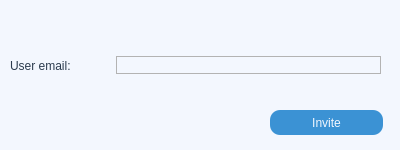
<?xml version="1.0" encoding="UTF-8"?>
<ui version="4.0">
 <class>invite_window</class>
 <widget class="QWidget" name="invite_window">
  <property name="geometry">
   <rect>
    <x>0</x>
    <y>0</y>
    <width>400</width>
    <height>150</height>
   </rect>
  </property>
  <property name="minimumSize">
   <size>
    <width>400</width>
    <height>150</height>
   </size>
  </property>
  <property name="maximumSize">
   <size>
    <width>400</width>
    <height>150</height>
   </size>
  </property>
  <property name="windowTitle">
   <string>Invite</string>
  </property>
  <widget class="QFrame" name="frame">
   <property name="geometry">
    <rect>
     <x>0</x>
     <y>0</y>
     <width>400</width>
     <height>150</height>
    </rect>
   </property>
   <property name="minimumSize">
    <size>
     <width>400</width>
     <height>150</height>
    </size>
   </property>
   <property name="maximumSize">
    <size>
     <width>400</width>
     <height>150</height>
    </size>
   </property>
   <property name="styleSheet">
    <string notr="true">background-color: rgb(243,247,254)</string>
   </property>
   <property name="frameShape">
    <enum>QFrame::NoFrame</enum>
   </property>
   <property name="frameShadow">
    <enum>QFrame::Raised</enum>
   </property>
   <widget class="QPushButton" name="invite_btn">
    <property name="geometry">
     <rect>
      <x>270</x>
      <y>110</y>
      <width>113</width>
      <height>25</height>
     </rect>
    </property>
    <property name="styleSheet">
     <string notr="true">QPushButton {
	background-color: rgb(59, 146, 212);
	color:rgb(243,247,254);
	border: 0px solid;
	border-radius: 10px;
	font: 12pt &quot;Andale Mono&quot;;
}

QPushButton:hover {
	background-color: rgb(243,247,254);
	color:rgb(59, 146, 212);
}</string>
    </property>
    <property name="text">
     <string>Invite</string>
    </property>
   </widget>
   <widget class="QWidget" name="horizontalLayoutWidget">
    <property name="geometry">
     <rect>
      <x>10</x>
      <y>40</y>
      <width>371</width>
      <height>51</height>
     </rect>
    </property>
    <layout class="QHBoxLayout" name="horizontalLayout_2">
     <item>
      <widget class="QLabel" name="label">
       <property name="minimumSize">
        <size>
         <width>100</width>
         <height>0</height>
        </size>
       </property>
       <property name="styleSheet">
        <string notr="true">font: 13pt &quot;Andale Mono&quot;;
color:rgb(43,59,78);</string>
       </property>
       <property name="text">
        <string>User email:</string>
       </property>
      </widget>
     </item>
     <item>
      <widget class="QLineEdit" name="email_input">
       <property name="styleSheet">
        <string notr="true">QLineEdit {
	border: 1px solid rgb(179, 179, 179);
	border-radius:10px;
	color:rgb(43,59,78);
}</string>
       </property>
      </widget>
     </item>
    </layout>
   </widget>
  </widget>
 </widget>
 <resources/>
 <connections/>
</ui>
